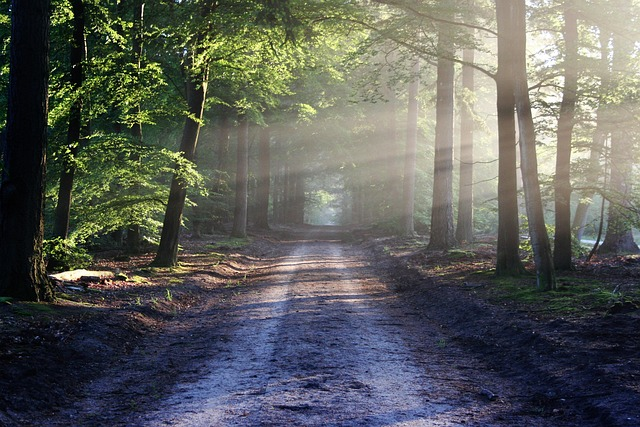
#> input picture MODULE 18/images/example_image.jpg, 640 x 427 px, found by its file name
$ python rotation.py
#> lines starting #> are read from the running program, lines starting #| are printed output that depends on the picture
import cv2
import numpy as np
img = cv2.imread(r"C:\Users\Abhishek Thakur\OneDrive\Documents\GitHub\Tute-Dude-advaced-python-course\MODULE 18\images\example_image.jpg")
#> img is the input picture: shape (427, 640, 3); mean B, G, R 90.5, 94.6, 92.2

column = img.shape[0]
#> column = 427
row = img.shape[1]
#> row = 640

center = (column/ 2, row/2)
#> center = (213.5, 320)
angle = 180

r = cv2.getRotationMatrix2D(center, angle, 1)

rotate = cv2.warpAffine(img, r, (column,row))
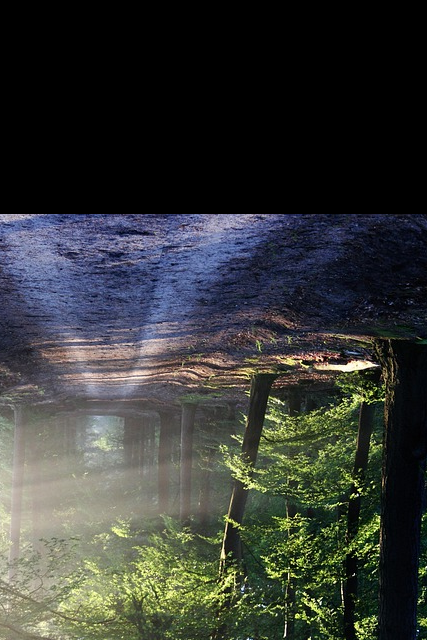
#> rotate: shape (640, 427, 3); mean B, G, R 54.5, 57.6, 54.8

cv2.imshow("Original Image", img)
cv2.imshow("Rotation image", rotate)
cv2.waitKey(0)
cv2.destroyAllWindows()

$ run again, with MODULE 18/images/bird_image.jpg copied over MODULE 18/images/example_image.jpg
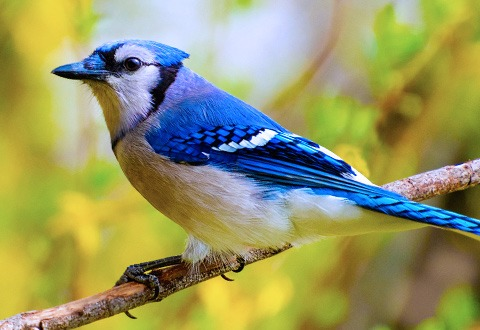
#> input picture MODULE 18/images/bird_image.jpg, 480 x 330 px, found by its file name
#> img is the input picture: shape (330, 480, 3); mean B, G, R 101, 151.5, 150.6
#> `rotate = cv2.warpAffine(img, r, (column,row))`:
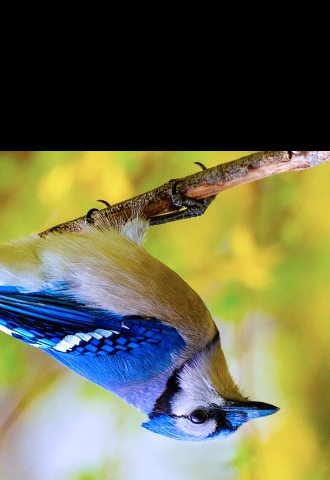
#> rotate: shape (480, 330, 3); mean B, G, R 77, 107.9, 107
